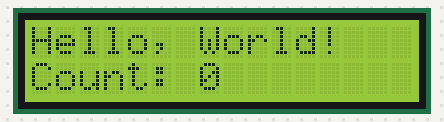
Bench run of a sketch on a simulated Arduino Uno, built with avr-gcc and run on an emulated ATmega328P. On the bench: 16×2 character LCD.

Above: at 0.1 s.
At 4.2 s:
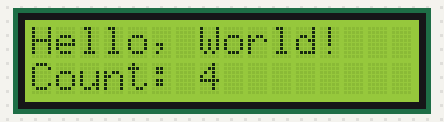
At 9.2 s:
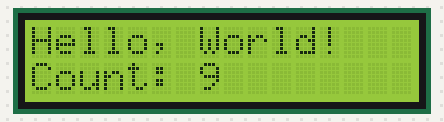
At 19.3 s:
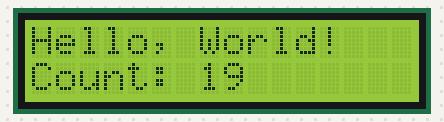
At 28.4 s:
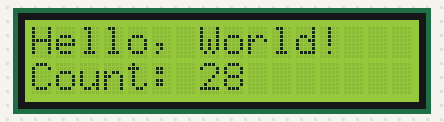
At 38.5 s:
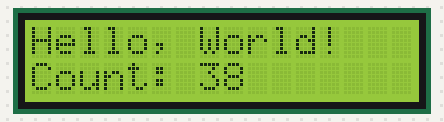

The sketch:

endless_runner_checksystemhealth.ino
```cpp
#include <Wire.h>
#include <LiquidCrystal_I2C.h>

// Initialize the LCD with I2C address 0x27 and 16 columns x 2 rows
LiquidCrystal_I2C lcd(0x27, 16, 2);

void setup() {
  // Initialize the LCD
  lcd.init();
  // Turn on the backlight
  lcd.backlight();
  // Clear the screen
  lcd.clear();

  // Display a welcome message
  lcd.setCursor(0, 0); // Set cursor to column 0, row 0
  lcd.print("Hello, World!");
}

void loop() {
  static int counter = 0;

  // Set the cursor to the beginning of the second row
  lcd.setCursor(0, 1);
  // Print the counter value
  lcd.print("Count: ");
  lcd.print(counter);

  // Increment the counter and wrap back to 0 after 100
  counter = (counter + 1) % 100;

  // Delay for 1 second
  delay(1000);
}
```

Measured:
- what the display in image 1 shows lasts 1.0 s, from 4.1 s to 5.1 s
